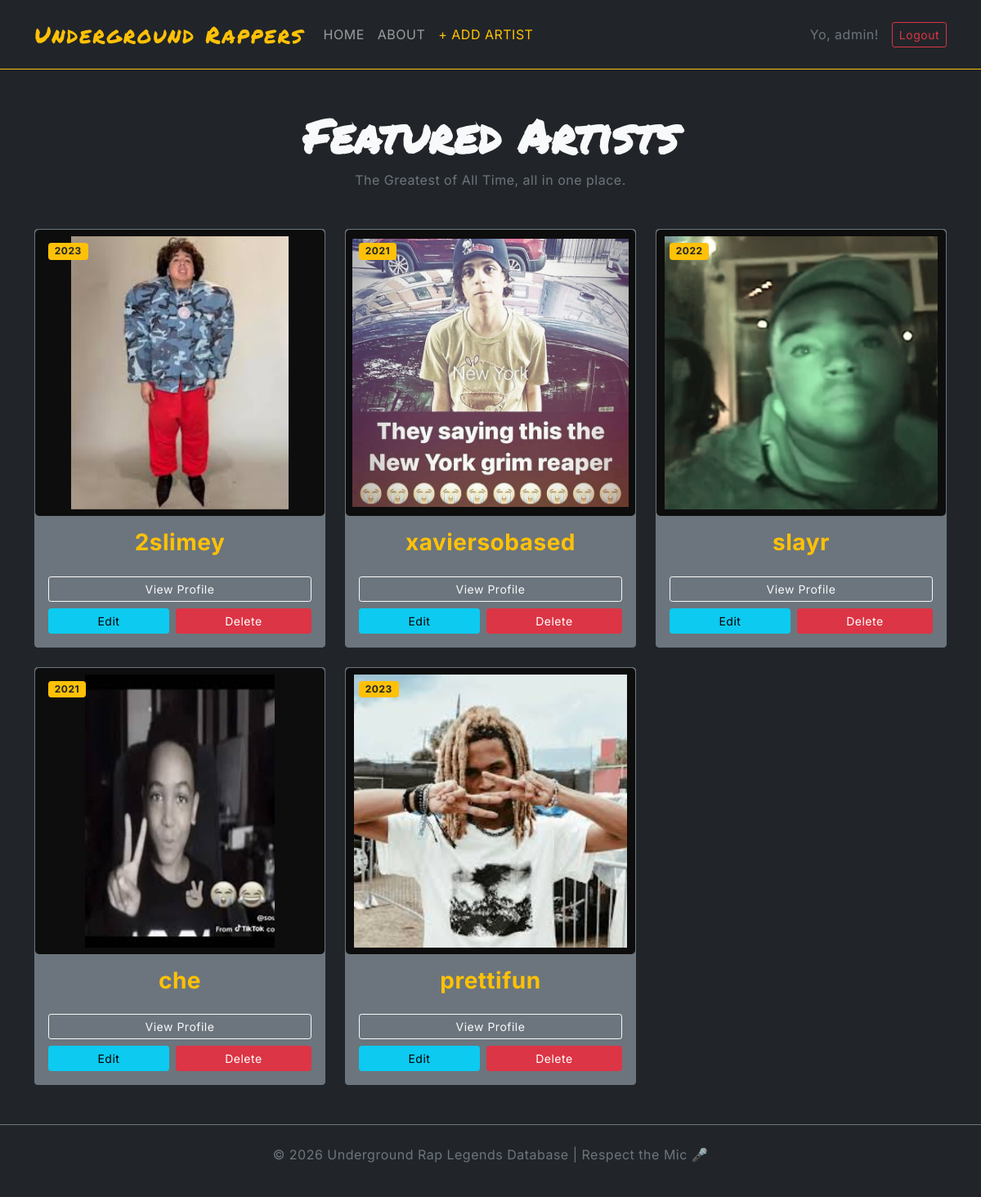
The page / (signed in) on the database its author committed.
### models.py (models this page shows, shortened)
class BaseModel:
    def create(self):
        db.session.add(self)
        db.session.commit()

class User(db.Model, BaseModel, UserMixin):
    __tablename__ = "users"
    id = db.Column(db.Integer(), primary_key=True)
    username = db.Column(db.String(), unique=True, nullable=False)
    password = db.Column(db.String(), nullable=False)
    role = db.Column(db.String(), default="Guest")

class Artist(db.Model, BaseModel):
    __tablename__ = "artists"
    id = db.Column(db.Integer(), primary_key=True)
    name = db.Column(db.String(), nullable=False)
    debut_year = db.Column(db.Integer(), nullable=False)
    image = db.Column(db.String(), default="default_image.jpg")

### routes.py (the view)
@app.route("/")
def home():
    artist = Artist.query.all()
    return render_template("index.html", artist=artist)

### models.py (called while the page is built)
@login_manager.user_loader
def load_user(user_id):
    return User.query.get(int(user_id))

### templates/index.html (shortened to what this page needs)
{% extends 'base.html' %}
{% block content %}
<div class="text-center mb-5">
    <h1 class="display-4 fw-bold" style="font-family: 'Permanent Marker';">Featured Artists</h1>
    <p class="text-secondary">The Greatest of All Time, all in one place.</p>
</div>
<div class="row row-cols-1 row-cols-md-3 g-4">
    {% for art in artist %}
    <div class="col">
        <div class="card h-100 bg-secondary bg-opacity-10 border-secondary artist-card">
            <div class="position-relative">
                <img src="/static/images/{{ art.image }}" class="card-img-top p-2 rounded-3" alt="{{ art.name }}" width = 400>
                <span class="position-absolute top-0 start-0 m-3 badge bg-warning text-dark">{{ art.debut_year }}</span>
            </div>
            <div class="card-body text-center">
                <h5 class="card-title fs-3 fw-bold text-warning">{{ art.name }}</h5>
                <div class="mt-4">
                    <a href="/artist/{{ art.id }}" class="btn btn-sm btn-outline-light w-100 mb-2">View Profile</a>
                    {% if current_user.username == "admin" %} <div class="d-flex gap-2">
                        <a href="/update_artist/{{ art.id }}" class="btn btn-sm btn-info flex-grow-1">Edit</a>
                        <a href="/delete_artist/{{ art.id }}" class="btn btn-sm btn-danger flex-grow-1">Delete</a>
                    </div>
                    {% endif %}
                </div>
            </div>
        </div>
    </div>
    {% endfor %}
</div>
{% endblock %}

### templates/base.html (shortened to what this page needs)
<!doctype html>
<html lang="ka">
<head>
    <link href="https://cdn.jsdelivr.net/npm/bootstrap@5.0.2/dist/css/bootstrap.min.css" rel="stylesheet">
    <link rel="stylesheet" href="/static/style.css">
</head>
<body class="bg-dark text-light">
<nav class="navbar navbar-expand-lg navbar-dark bg-black border-bottom border-warning py-3">
  <div class="container">
    <a class="navbar-brand fs-3" href="/" style="font-family: 'Permanent Marker', cursive; color: #ffc107;">Underground Rappers</a>
    <div class="collapse navbar-collapse" id="navbarNav">
      <ul class="navbar-nav me-auto">
        <li class="nav-item"><a class="nav-link text-uppercase" href="/">Home</a></li>
        <li class="nav-item"><a class="nav-link text-uppercase" href="/about">About</a></li>
        {% if current_user.is_authenticated %}
        <li class="nav-item"><a class="nav-link text-uppercase text-warning" href="/add_artist">+ Add Artist</a></li>
        {% endif %}
      </ul>
      <div class="d-flex align-items-center">
        {% if current_user.is_authenticated %}
        <span class="me-3 text-secondary">Yo, {{ current_user.username }}!</span>
        <a href="/logout" class="btn btn-outline-danger btn-sm">Logout</a>
        {% else %}
        <a href="/login" class="btn btn-outline-warning me-2">Login</a>
        <a href="/register" class="btn btn-warning">Sign Up</a>
        {% endif %}
      </div>
    </div>
  </div>
</nav>
<div class="container mt-5">
    {% block content %}{% endblock %}
</div>
<footer class="text-center py-4 mt-5 text-secondary border-top border-secondary">
    <p>&copy; 2026 Underground Rap Legends Database | Respect the Mic 🎤</p>
</footer>
</body>
</html>

### static/style.css (style rules this page uses)
body { font-family: 'Inter', sans-serif; letter-spacing: 0.5px; }
.artist-card { transition: transform 0.3s ease, box-shadow 0.3s ease; cursor: pointer; }
.navbar-brand { letter-spacing: 2px; }
.card-img-top { height: 350px; width: 100%; object-fit: contain; background-color: #0d0d0d; }

### rows shown on the page
User: username "admin"
Artist: image (picture), debut_year "2023", name "2slimey"
Artist: image (picture), debut_year "2021", name "xaviersobased"
Artist: image (picture), debut_year "2022", name "slayr"
Artist: image (picture), debut_year "2021", name "che"
Artist: image (picture), debut_year "2023", name "prettifun"
